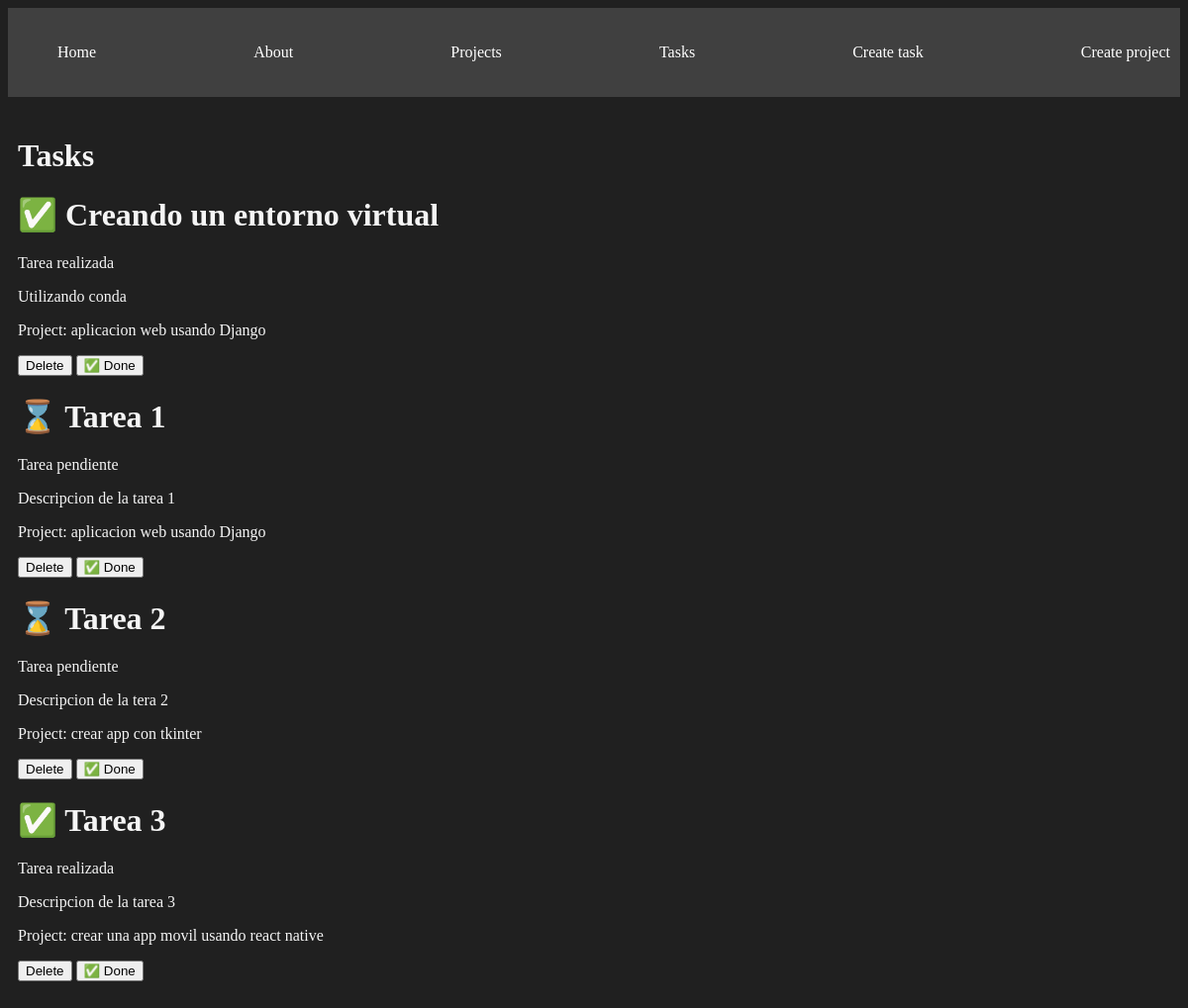
Page /tasks/ on the earlier database version.
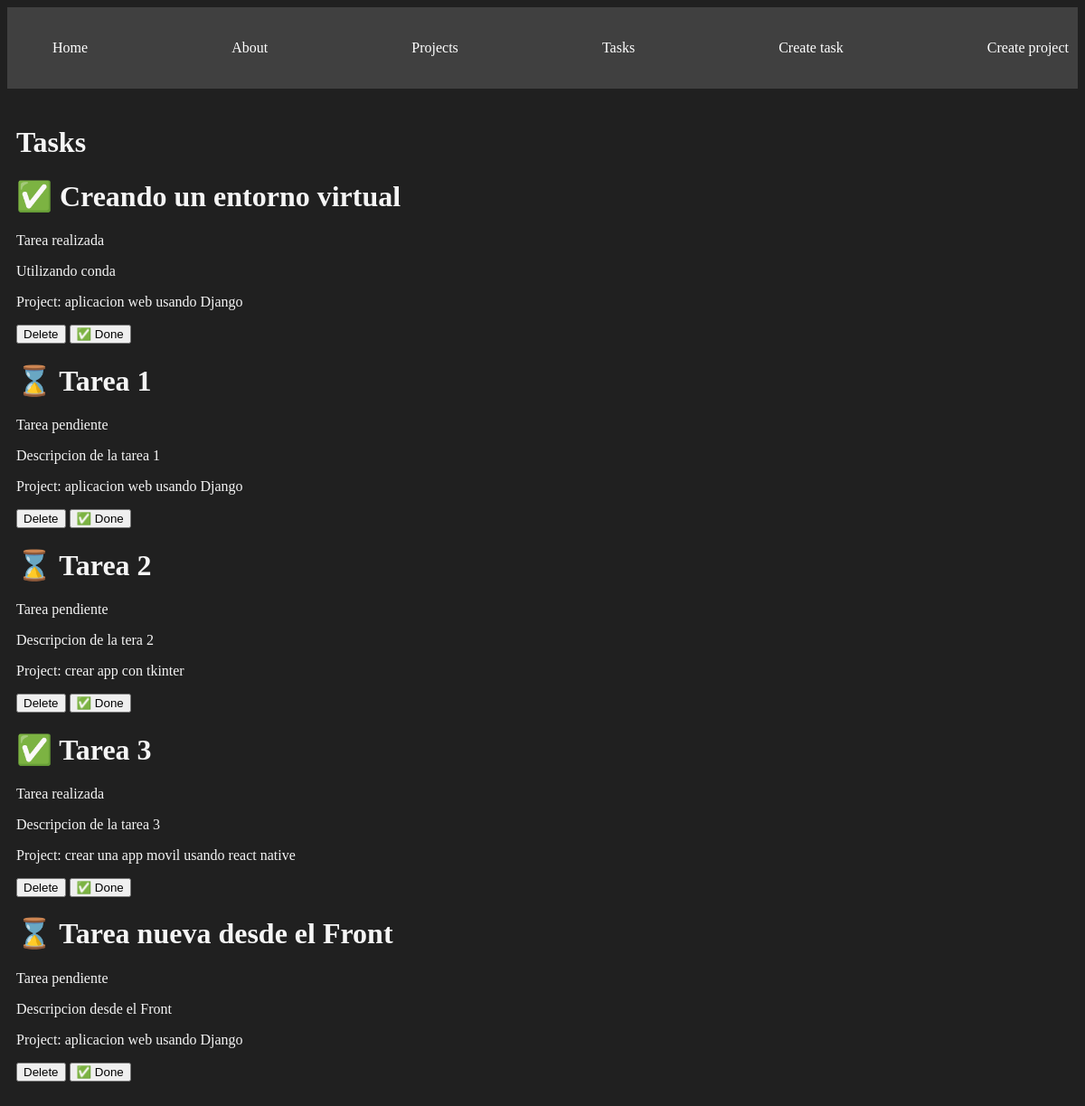
Same page on the later database version.
### myapp/models.py (models this page shows, shortened)
class Task(models.Model):
    title = models.CharField(max_length=200)
    description =models.TextField()
    project = models.ForeignKey(Project, on_delete=models.CASCADE)
    done = models.BooleanField(default = False)

class Project(models.Model):
    name = models.CharField(max_length=200)
    def __str__(self):
        return self.name

### myapp/views.py (the view)
# urls.py: path('tasks/', views.tasks, name='tasks'),
def tasks(request):
    tasks = Task.objects.all()
    return render(request, 'tasks/tasks.html', {
        'tasks': tasks
    })

### myapp/templates/tasks/tasks.html
{% extends 'layouts/base.html' %}
{% block content %}
<h1>Tasks</h1>
{% for task in tasks %}
<div>
    <h1>{% if task.done == False %} ⌛ {% else %} ✅ {% endif %} {{ task.title }}</h1>
    {% if task.done == False %}
    <p> Tarea pendiente </p>
    {% else %}
    <p> Tarea realizada </p>
    {% endif %}
    <p>{{ task.description }}</p>
    <p> Project: {{ task.project }}</p>
    <button>
        Delete
    </button>
    <button>
        ✅ Done
    </button>
</div>
{% endfor%}
{% endblock %}

Differences in the rows shown:
added Task: title "Tarea nueva desde el Front", done "Tarea pendiente", description "Descripcion desde el Front", project "aplicacion web usando Django"
